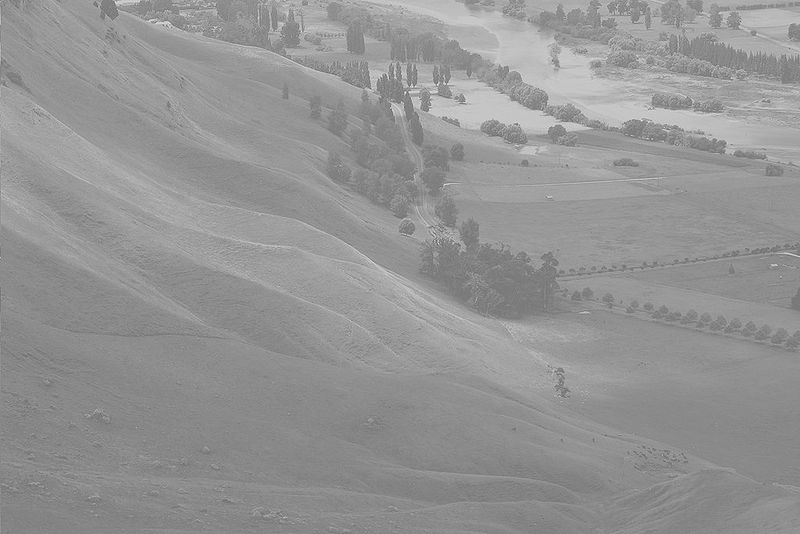
#> input picture Day-2/Unequalized.jpg, 800 x 534 px
$ python Histogram_Equalization.py
#> lines starting #> are read from the running program, lines starting #| are printed output that depends on the picture
import cv2
import matplotlib.pyplot as plt
img = cv2.imread('Unequalized.jpg')
#> img is the input picture: shape (534, 800, 3); min 86, max 246, mean 148
imgGray = cv2.cvtColor(img,cv2.COLOR_RGB2GRAY)
cv2.imshow('Gray Image',imgGray)
print(imgGray.shape)
#| (534, 800)

flatten = imgGray.flatten()
print(flatten.shape)
#| (427200,)
plt.hist(flatten,bins=100)
plt.xlabel('Pixel value')
plt.ylabel('occurrence')
plt.show()
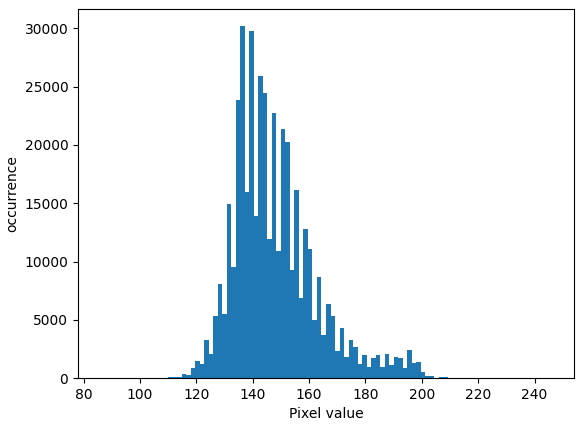
#> figure drawn by matplotlib, 1 panel; tallest bar 30188 high, from x = 135.6 to 137.2

eqlImg = cv2.equalizeHist(imgGray)
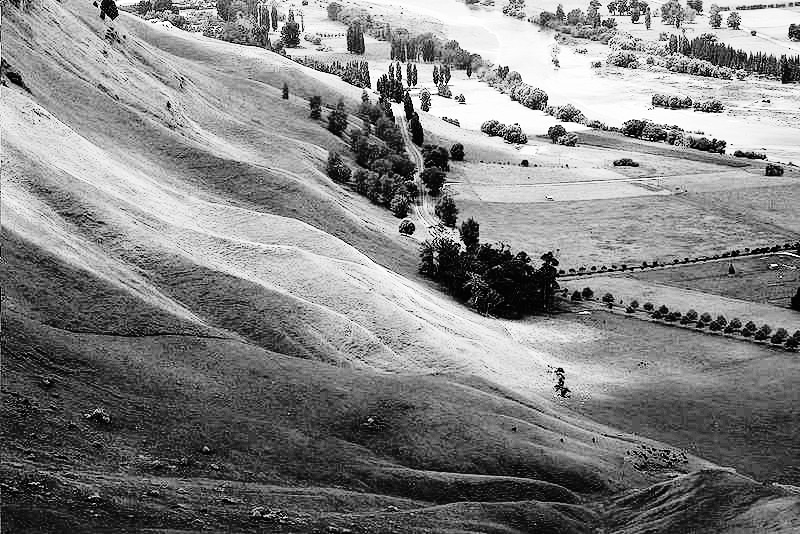
#> eqlImg: shape (534, 800); min 0, max 255, mean 130.4
cv2.imshow('eql',eqlImg)
plt.hist(eqlImg.flatten(),bins=100)
plt.xlabel('Pixel value')
plt.ylabel('occurrence')
plt.show()
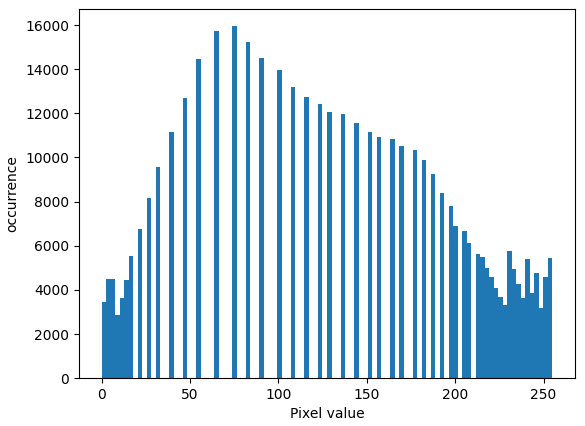
#> figure drawn by matplotlib, 1 panel; tallest bar 15946 high, from x = 73.95 to 76.5

cv2.waitKey(0)
cv2.destroyAllWindows()
